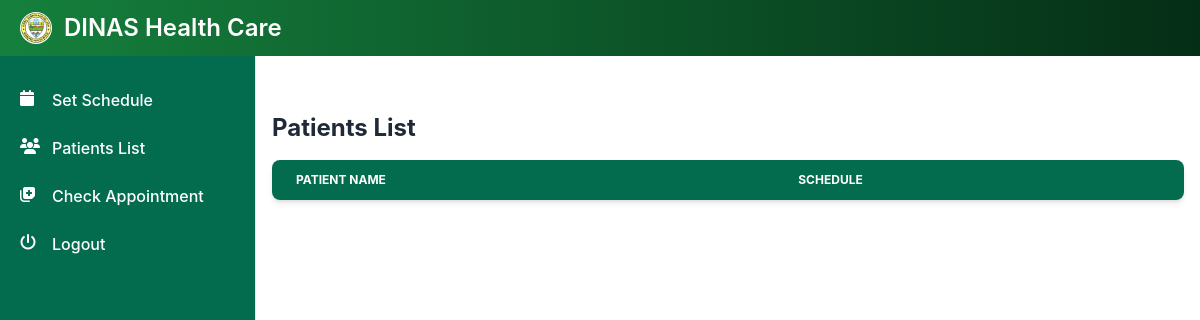
The page /doctorPatients (signed in) on the database as committed earlier.
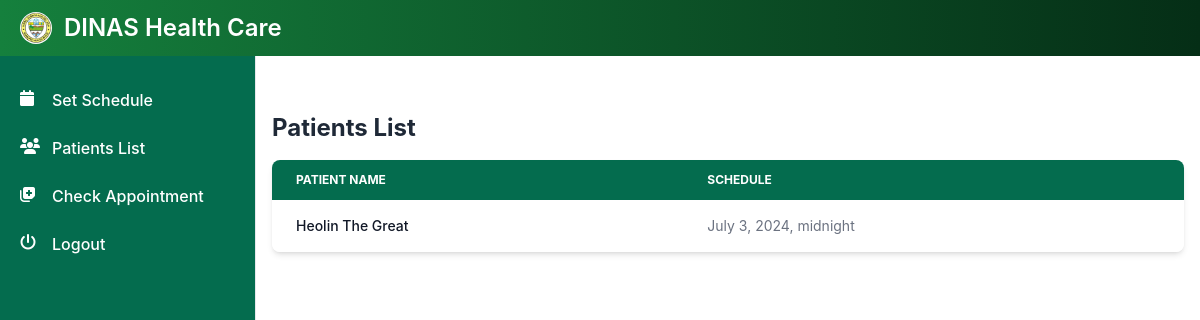
The same page on the database as committed later.
### users/models.py (models this page shows, shortened)
class Event(models.Model):
    doctor = models.ForeignKey(User, on_delete=models.CASCADE)
    name = models.TextField()
    age = models.CharField(max_length=200)
    gender = models.TextField()
    date = models.DateTimeField()
    barangay = models.TextField()
    phone_num = models.TextField()
    status = models.CharField(max_length=250)

### users/views.py (the view)
# urls.py: path('doctorPatients', views.doctorPatients, name='doctorPatients'),
def doctorPatients(request):
    schedule = Event.objects.filter(
    (Q(doctor__last_name='Doctor') | Q(doctor=request.user)) & Q(status='Approved')
).order_by('-id')
    context = {
        'schedule': schedule,
    }
    return render(request, 'doctor/patientList.html', context)

### users/templates/doctor/patientList.html (shortened to what this page needs)
{% load static tailwind_tags %}<!DOCTYPE html>
<html lang="en">
	<head>
		{% tailwind_css %}
		<link
			href="https://cdnjs.cloudflare.com/ajax/libs/flowbite/2.3.0/flowbite.min.css"
			rel="stylesheet" />
		<link
			rel="stylesheet"
			href="https://cdnjs.cloudflare.com/ajax/libs/font-awesome/6.5.2/css/all.min.css"
 />
		<link
			href="https://cdnjs.cloudflare.com/ajax/libs/flowbite/2.3.0/flowbite.min.css"
			rel="stylesheet" />
	</head>
	<body>
		{% include 'includes/doctorSidebar.html' %}
		<div class="p-4 sm:ml-64">
			<p class="text-gray-800 mt-24 mb-4 font-bold text-2xl">Patients List</p>
			<div class="relative overflow-x-auto shadow-md sm:rounded-lg">
				<table class="w-full text-sm text-left rtl:text-right text-gray-500">
					<thead class="text-xs text-white uppercase bg-green-700">
						<tr>
							<th
								scope="col"
								class="px-6 py-3">
								Patient Name
							</th>
							<th
								scope="col"
								class="px-6 py-3">
								Schedule
							</th>
						</tr>
					</thead>
					<tbody>
						{% for list in schedule %}
						<tr class="bg-white even:bg-green-200">
							<td
								scope="row"
								class="px-6 py-4 font-medium text-gray-900 whitespace-nowrap">
								{{list.name}}
							</td>
							<td class="px-6 py-4">
								{{list.date}}
							</td>
						</tr>
						{% endfor %}
					</tbody>
				</table>
			</div>
		</div>
	</body>
</html>

Rows that differ between the two databases and show on the page:
added Event: name "Heolin The Great", date "July 3, 2024, midnight"
